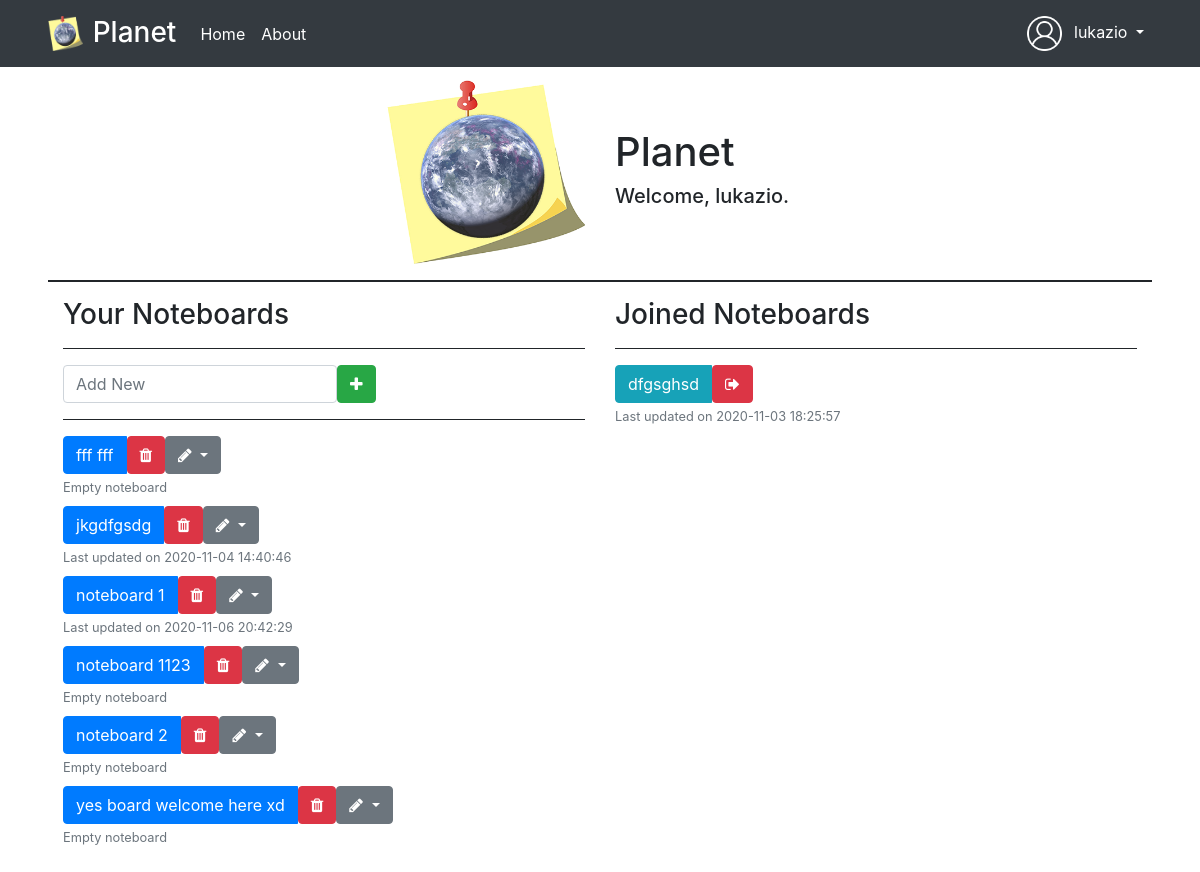
Page / (signed in) on the committed database.
### tables this page shows
CREATE TABLE `noteboard` (
  `board_id` varchar(255) NOT NULL,
  `board_name` varchar(50) NOT NULL,
  `board_owner` int(255) NOT NULL
);

CREATE TABLE `note` (
  `note_id` int(255) NOT NULL,
  `board_id` varchar(255) NOT NULL,
  `note_creator` varchar(12) NOT NULL,
  `note_editor` varchar(12) NOT NULL,
  `note_title` varchar(200) NOT NULL,
  `note_category` int(255) NOT NULL,
  `note_content` longtext NOT NULL,
  `note_modified` datetime NOT NULL
);

CREATE TABLE `user_noteboard` (
  `id` int(11) NOT NULL,
  `user_id` int(255) NOT NULL,
  `board_id` varchar(255) NOT NULL
);

### index.php (the view, shortened to what this page needs)
<!DOCTYPE html>
<html>
    <head>
        <?php
        require 'modules/link.php';
        ?>
    </head>
    <?php
    require 'modules/dbconnect.php';
    include 'modules/navbar.php';
    ?>
    <body style="margin-top:80px;" class="mx-3 mx-lg-5">
        <div class="container-fluid">
            <div class="row pb-3 mb-3" style="border-bottom: 2px solid;">
                <div class="col-12 col-sm-6 text-center text-sm-right align-self-center">
                    <img class="img-fluid" src="img/planet.png" width="200" height="200" alt="">
                </div>
                <div class="col-12 col-sm-6 text-center text-sm-left align-self-center">
                    <h1>Planet</h1>
                    <h5>Welcome, <?php echo $_SESSION['username']; ?>.</h5>
                </div>
            </div>
            <div class="row pb-3 mb-3">
                <div class="col-12 col-lg-6">
                    <h3 class="pb-3" style="border-bottom: 1px solid;">Your Noteboards</h3>
                    <form class="pb-3 my-3 form-inline" action="action/addboard_action.php" method="post" style="border-bottom: 1px solid;">
                        <input type="text" class="form-control" name="newboard_name" placeholder="Add New" pattern="[a-zA-Z0-9 ]+" maxlength="50" required>
                        <button type="submit" class="btn btn-success" name="addboard-submit" onclick="return confirm('Create noteboard?')" title="Add noteboard"><i class="fa fa-plus" aria-hidden="true"></i></button>
                    </form>
                    <?php
                    $currentEmail = $_SESSION['email'];
                    $noteboardSql = "SELECT * FROM noteboard WHERE board_owner=(SELECT user_id FROM user WHERE user_email='$currentEmail') ORDER BY board_name;";
                    if($noteboardResult = mysqli_query($conn,$noteboardSql)){
                        if(mysqli_num_rows($noteboardResult) > 0){
                            while($row = mysqli_fetch_assoc($noteboardResult)){
                                echo '<div class="btn-group btn-group-toggle">'
                                    . '<a href="noteboard.php?id='.$row['board_id'].'" class="btn btn-primary">';
                                        if(strlen($row['board_name']) > 35){
                                            echo substr($row['board_name'],0,35).'...';
                                        }
                                        else{
                                            echo $row['board_name'];
                                        }
                                echo '</a>'
                                    . '<form action="action/deleteboard_action.php" method="post">'
                                        . '<button type="submit" title="Delete '.$row['board_name'].'" onclick="return confirm(\'Confirm to delete '.$row['board_name'].'?\nEveryone that has joined this noteboard will lose everything here!\')" name="deleteboard-submit" value="'.$row['board_id'].'" class="btn btn-danger"><i class="fa fa-trash" aria-hidden="true"></i></button>'
                                    . '</form>'
                                    . '<div class="dropdown">'
                                        . '<button class="btn btn-secondary dropdown-toggle" type="button" title="Rename '.$row['board_name'].'" id="editBoardName" data-toggle="dropdown" aria-haspopup="true" aria-expanded="false"><i class="fa fa-pencil" aria-hidden="true"></i> </button>'
                                        . '<div class="dropdown-menu" aria-labelledby="editBoardName">'
                                            . '<form class="form-inline p-2" action="action/renameboard_action.php" method="post">'
                                                . '<input type="text" class="form-control form-control-sm" name="editboard_name" placeholder="Edit Board Name" value="'.$row['board_name'].'" pattern="[a-zA-Z0-9 ]+" maxlength="50" required>'
                                                . '<button type="submit" title="Save" class="btn btn-sm btn-success" name="renameboard-submit" value="'.$row['board_id'].'" onclick="return confirm(\'Confirm rename?\')"><i class="fa fa-floppy-o" aria-hidden="true"></i></button>'
                                            . '</form>'
                                        . '</div>'
                                    . '</div>'
                                   . '</div><br>';
                                $lastUpdatedSql = "SELECT note_modified FROM note WHERE board_id='".$row['board_id']."' ORDER BY note_modified DESC LIMIT 1";
                                $lastUpdatedResult = mysqli_query($conn,$lastUpdatedSql);
                                $lastUpdatedRow = mysqli_fetch_assoc($lastUpdatedResult);
                                if(mysqli_num_rows($lastUpdatedResult) > 0)
                                    echo '<p class="mb-2"><small class="text-muted">Last updated on '.$lastUpdatedRow['note_modified'].'</small></p>';
                                else
                                    echo '<p class="mb-2"><small class="text-muted">Empty noteboard</small></p>';
                            }
                        }
                        else{
                            echo '<h4 class="text-info">No noteboards found.</h4>';
                            echo '<h6 class="text-info">Create a new noteboard with the mini form above!</h6>';
                        }
                    }
                    else{
                        echo "database error: can't retrieve your noteboard list<br><b>ERROR: </b>".mysqli_error($conn);
                    }
                    ?>
                </div>
                <div class="col-12 col-lg-6 mt-4 mt-lg-0">
                    <h3 class="pb-3 mb-3" style="border-bottom: 1px solid;">Joined Noteboards</h3>
                    <?php
                    $joinedBoardsSql = "SELECT * FROM user_noteboard WHERE user_id=(SELECT user_id FROM user WHERE user_email='$currentEmail');";
                    if($joinedBoardsResult = mysqli_query($conn,$joinedBoardsSql)){
                        if(mysqli_num_rows($joinedBoardsResult) > 0){
                            while($row = mysqli_fetch_array($joinedBoardsResult)){
                                $currentBoardId = $row['board_id'];
                                $boardNameSql = "SELECT board_name FROM noteboard WHERE board_id='$currentBoardId';";
                                $row_board = mysqli_fetch_assoc(mysqli_query($conn,$boardNameSql));
                                echo '<div class="btn-group btn-group-toggle">'
                                    . '<a href="noteboard.php?id='.$row['board_id'].'" class="btn btn-info">';
                                        if(strlen($row_board['board_name']) > 35){
                                            echo substr($row_board['board_name'],0,35).'...';
                                        }
                                        else{
                                            echo $row_board['board_name'];
                                        }
                                echo '</a>'
                                    . '<form action="action/leaveboard_action.php" method="post">'
                                        . '<button type="submit" title="Leave '.$row_board['board_name'].'" onclick="return confirm(\'Are you sure you want to leave this noteboard?\')" name="leaveboard-submit" value="'.$row['board_id'].'" class="btn btn-danger"><i class="fa fa-sign-out" aria-hidden="true"></i></a>'
                                    . '</form>'
                                   . '</div><br>';
                                $lastJoinedUpdatedSql = "SELECT note_modified FROM note WHERE board_id='".$row['board_id']."' ORDER BY note_modified DESC LIMIT 1";
                                $lastJoinedUpdatedResult = mysqli_query($conn,$lastJoinedUpdatedSql);
                                $lastJoinedUpdatedRow = mysqli_fetch_assoc($lastJoinedUpdatedResult);
                                if(mysqli_num_rows($lastJoinedUpdatedResult) > 0)
                                    echo '<p class="mb-2"><small class="text-muted">Last updated on '.$lastJoinedUpdatedRow['note_modified'].'</small></p>';
                                else
                                    echo '<p class="mb-2"><small class="text-muted">Empty noteboard</small></p>';
                            }
                        }
                        else{
                            echo '<h4 class="text-info">You have not joined any noteboards.</h4>';
                        }
                    }
                    else{
                        echo "database error: can't retrieve your noteboard list<br><b>ERROR: </b>".mysqli_error($conn);
                    }
                    ?>
                </div>
            </div>
        </div>
    </body>
</html>

### modules/link.php (shortened to what this page needs)
<link rel="stylesheet" type="text/css" href="frameworks/bootstrap.css">
<link rel="stylesheet" type="text/css" href="frameworks/font-awesome-4.7.0/css/font-awesome.min.css">

### modules/navbar.php (shortened to what this page needs)
<nav class="fixed-top navbar navbar-expand-md navbar-dark bg-dark px-3 px-lg-5">
    <a class="navbar-brand" href="index.php">
        <img src="img/planet.png" width="35" height="35" class="d-inline-block align-top mr-1" alt="">
        <span class="h3">Planet</span>
    </a>
    <div class="collapse navbar-collapse" id="navbarContent">
        <ul class="navbar-nav mr-auto">
            <li class="nav-item active">
                <a class="nav-link" href="index.php">Home</a>
            </li>
            <li class="nav-item active">
                <a class="nav-link" href="about.php">About</a>
            </li>
        </ul>
        <ul class="navbar-nav flex-row ml-auto">
            <li class="nav-item active dropdown">
                <a class="nav-link dropdown-toggle" href="" id="profileDropdown" role="button" data-toggle="dropdown" aria-haspopup="true" aria-expanded="false">
                    <img src="img/profile_icon.png" width="35" height="35" class="d-none d-md-inline-block align-middle mr-2" alt="">
                    <?php
                    echo $_SESSION['username'];
                    ?>
                </a>
            </li>
        </ul>
    </div>
</nav>

### rows in the picture
noteboard: board_name "fff fff", shows "Empty noteboard"
noteboard: board_name "jkgdfgsdg", note.note_modified "2020-11-04 14:40:46"
noteboard: board_name "noteboard 1", note.note_modified "2020-11-06 20:42:29"
noteboard: board_name "noteboard 1123", shows "Empty noteboard"
noteboard: board_name "noteboard 2", shows "Empty noteboard"
noteboard: board_name "yes board welcome here xd", shows "Empty noteboard"
user_noteboard: board.board_name "dfgsghsd", note.note_modified "2020-11-03 18:25:57"

### other values in the picture
$_SESSION['username'] "lukazio"
